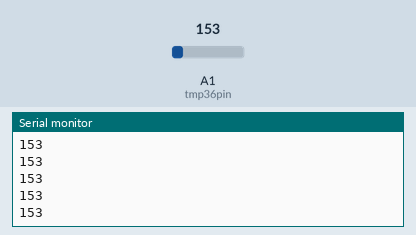
The sketch below on a simulated Arduino Uno, built with avr-gcc and run on an emulated ATmega328P. Parts: the last lines printed to the serial monitor. The inputs (shaded band) are chosen by the test bench; at power-on: A1 (tmp36pin) = 153.

Above: at 1.2 s.
1.3 s: A1 (tmp36pin) set to 165
At 2.2 s:
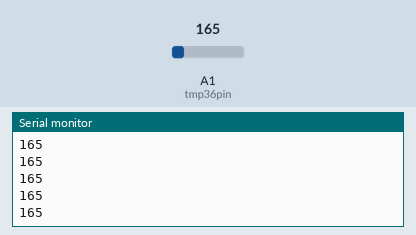
2.8 s: A1 (tmp36pin) set to 175
At 3.7 s:
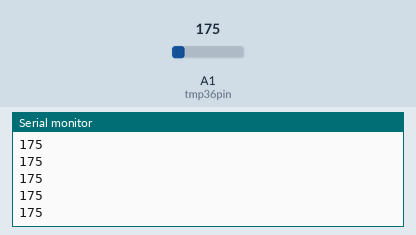
Timing chart, 0 to 5.8 s (numbered marks = the images above; inputs shaded):
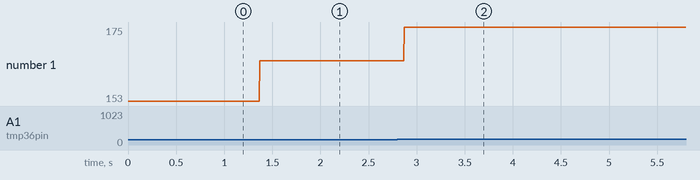

Measured:
- after the input at 1.3 s, the serial monitor: prints a new line after 0.07 s (image 1)
- after the input at 2.8 s, the serial monitor: prints a new line after 0.07 s (image 2)
- plotted number 1: 153 → 165 after the input at 1.3 s, 165 → 175 after the input at 2.8 s

The sketch:

tmp36.ino
```cpp
const int tmp36pin = A1;

void setup()
{
  Serial.begin(9600);

  pinMode(tmp36pin, INPUT);
}

void loop()
{
  int adcValue = analogRead(tmp36pin);

  float voltage = 0;      //to be edited by the student!
  float temperature = 0;  //to be edited by the student!

  Serial.print(adcValue);
  Serial.println();
}
```
